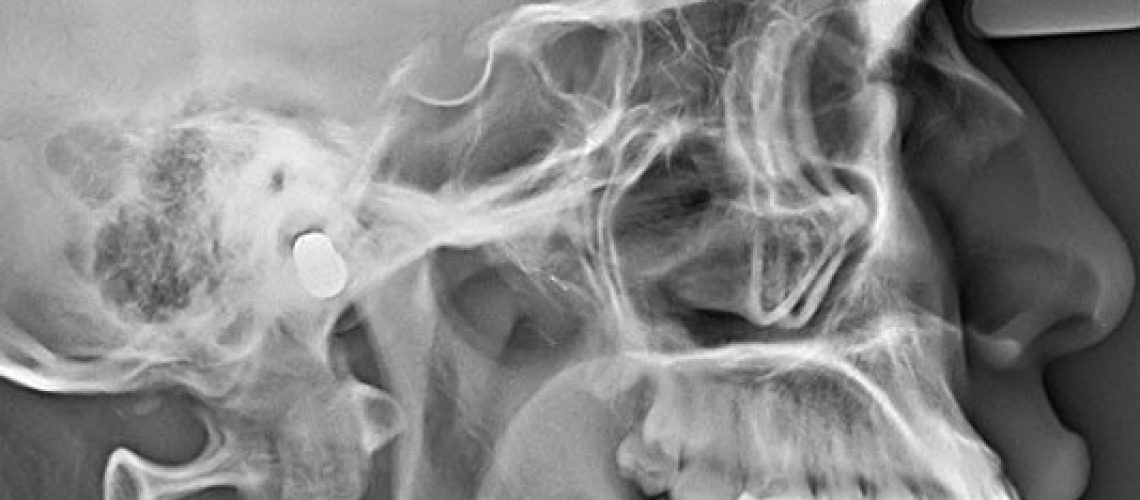
#> input picture Lab8/Rozwiązania/obraz.jpg, 1140 x 500 px
$ jupyter execute Lab8.ipynb
#> lines starting #> are read from the running program, lines starting #| are printed output that depends on the picture; long printed decimals are rounded
[cell 1]
from PIL import Image
import numpy as np
from PIL import ImageChops, ImageOps, ImageShow, ImageFilter
from PIL import ImageStat as stat
import matplotlib.pyplot as plt

[cell 2]
font = {
        'family': 'serif',
        'color':  'darkred',
        'weight': 'bold',
        'size': 28,
        }

[cell 3]
#Zadanie 1

img = Image.open('obraz.jpg')
#> img is the input picture: PIL image 1140x500 RGB; min 0, max 255, mean 132.4
print(f'Tryb obrazu po wczytaniu: {img.mode}')
#| Tryb obrazu po wczytaniu: RGB
img = img.convert('L')
#> img: PIL image 1140x500 L
print(f'Tryb obrazu po konwersji: {img.mode}\n')
#| Tryb obrazu po konwersji: L
img.save('obraz_l.jpg')
img_copy = img.copy()

[cell 4]
#Zadanie 2

def statystyki(im):
    s = stat.Stat(im)
    print("extrema ", s.extrema)  # max i min
#| extrema  [(0, 255)]
    print("count ", s.count)  # zlicza
#| count  [570000]
    print("mean ", s.mean)  # srednia
#| mean  [132.413]
    print("median ", s.median)  # mediana
#| median  [139]
    print("stddev ", s.stddev)  # odchylenie standardowe
#| stddev  [50.998]

statystyki(img_copy)

img_hist = img_copy.histogram()
#> img_hist = 256 values, max 4804 at index 155, min 17 at index 254, mean 2226.6
plt.title('Histogram')
plt.plot(img_hist)
plt.show()
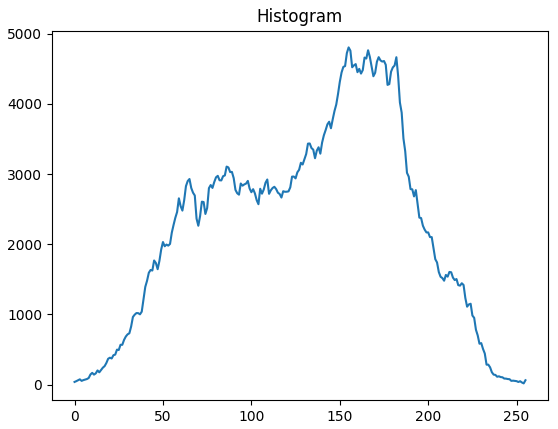
#> figure drawn by matplotlib, 1 panel; curve peaks at x = 155, y = 4804

[cell 5]
#Zadanie 3

def histogram_norm(obraz):
    w, h = obraz.size
#> w = 1140; h = 500
    size = w * h
#> size = 570000
    hist = obraz.histogram()
#> hist has the same summary as img_hist outside histogram_norm
    hist_norm = hist.copy()
#> hist_norm has the same summary as img_hist outside histogram_norm
    for i in range(len(hist)):
        hist_norm[i] = hist[i] / size
#> after the loop, hist_norm = 256 values, max 0.00843 at index 155, min 2.98e-05 at index 254, mean 0.00391
    return hist_norm

# print(histogram_norm(img_copy))
plt.title('Histogram po normalizacji')
plt.plot(histogram_norm(img_copy))
plt.show()
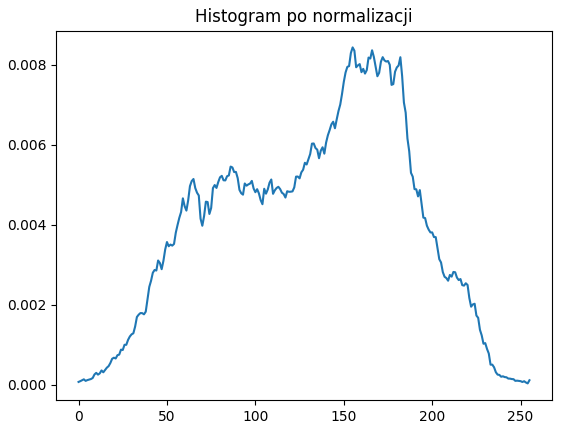
#> figure drawn by matplotlib, 1 panel; curve peaks at x = 155, y = 0.00843

[cell 6]
def histogram_kumul(obraz):
    hist = histogram_norm(obraz)
#> hist has the same summary as hist_norm in histogram_norm
    hist_cum = [None for i in range(len(hist))]
#> hist_cum = 256 items
    hist_cum[0]=hist[0]
    for i in range(1, len(hist)):
        hist_cum[i] = hist_cum[i-1] + hist[i]
#> after the loop, hist_cum = 256 values from 6.67e-05 to 1
    return hist_cum

plt.title('Histogram po kumulacji')
plt.plot(histogram_kumul(img_copy))
plt.show()
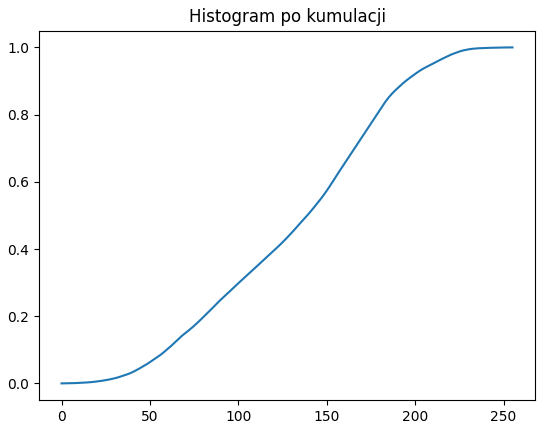
#> figure drawn by matplotlib, 1 panel; curve peaks at x = 255, y = 1

[cell 7]
#Zadanie 5

def histogram_equalization(obraz):
    hist_kumul = histogram_kumul(obraz)
#> hist_kumul = 256 values from 6.67e-05 to 1
    img_eq = obraz.point(lambda i: int(255*hist_kumul[i]))
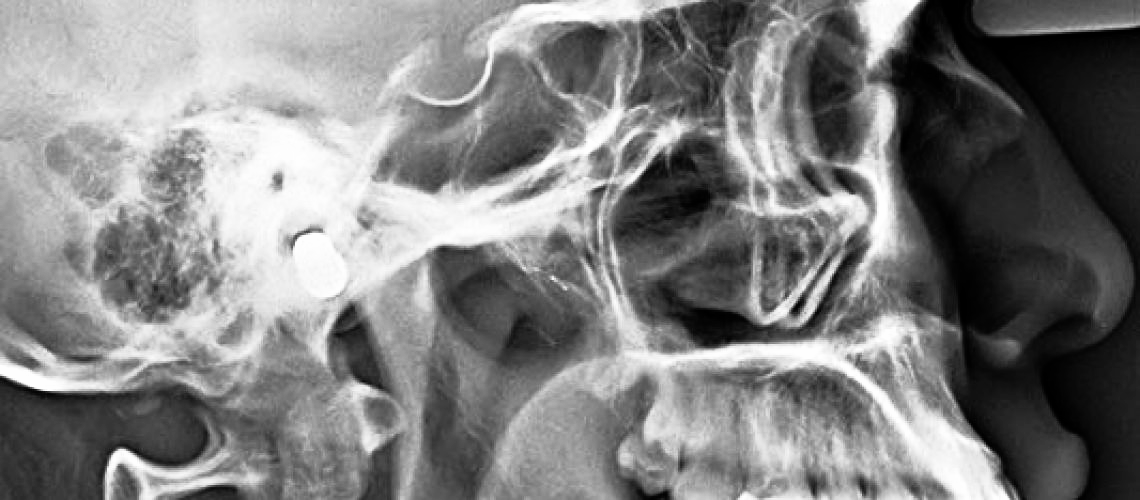
#> img_eq: PIL image 1140x500 L; min 0, max 254, mean 127.7
    return img_eq

img_eq = histogram_equalization(img_copy)
img_eq.save('equalized.png')
img_eq.show()

[cell 8]
#Zadanie 6

img_eq1 = ImageOps.equalize(img_copy, mask=None)
img_eq1.save('equalized1.jpg')
img_eq1.show()

[cell 9]
#Zadane 6.1

img_eq_diff = ImageChops.difference(img_eq, img_eq1)
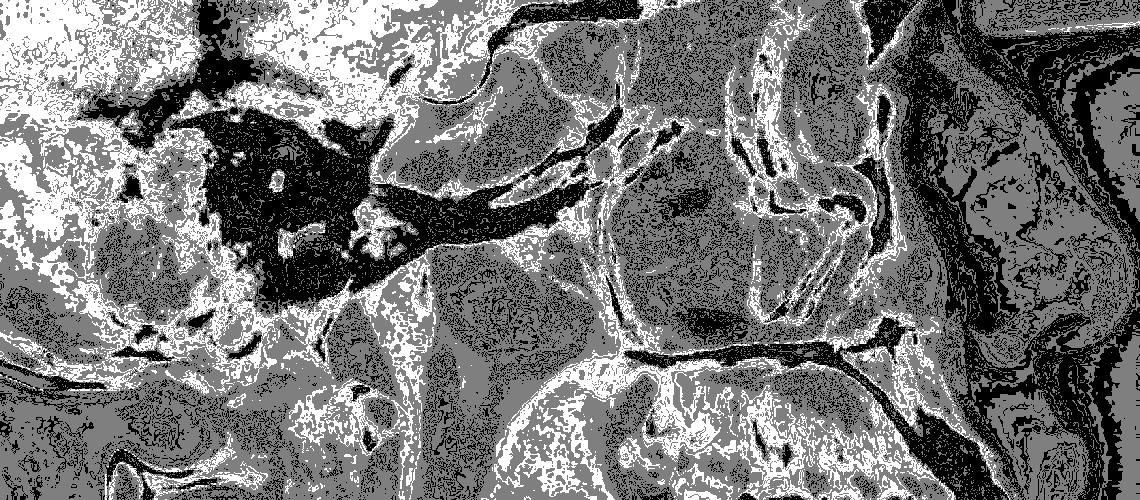
#> img_eq_diff: PIL image 1140x500 L; min 0, max 2, mean 0.916; drawn with min black and max white
img_eq_diff.show()
print('Statystyki img_eq_diff:')
statystyki(img_eq_diff)
#| extrema  [(0, 2)]
#| count  [570000]
#| mean  [0.916]
#| median  [1]
#| stddev  [0.653]

[cell 10]
#Zadanie 6.2

plt.figure(figsize=(35, 20))
plt.subplot(1, 2, 1)  # ile obrazów w pionie, ile w poziomie, numer obrazu
plt.bar(np.arange(0,256,1) ,histogram_equalization(img_copy).histogram())
plt.title('Histogram histogram_equalization()', fontdict=font)
plt.subplot(1, 2, 2)  # ile obrazów w pionie, ile w poziomie, numer obrazu
plt.bar(np.arange(0,256,1), ImageOps.equalize(img_copy).histogram())
plt.title('Histogram ImageChops.equalize()', fontdict=font)
plt.savefig('histogramy.png')
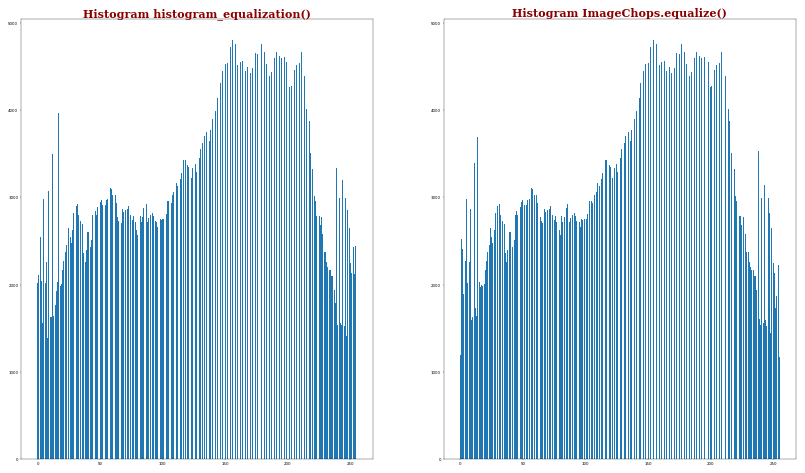
#> figure drawn by matplotlib, 2 panels; panel 1: tallest bar 4804 high, from x = 155.6 to 156.4; panel 2: tallest bar 4804 high, from x = 153.6 to 154.4
plt.show()

[cell 11]
#Zadanie 6.3
print('Statystyki img_eq: ')
statystyki(img_eq)
#| extrema  [(0, 254)]
#| count  [570000]
#| mean  [127.698]
#| median  [127]
#| stddev  [73.669]
print('')
print('Statystyki img_eq1: ')
statystyki(img_eq1)
#| extrema  [(0, 255)]
#| count  [570000]
#| mean  [126.801]
#| median  [126]
#| stddev  [73.514]

[cell 12]
#Zadanie 7

img_DETAIL = img_copy.filter(ImageFilter.DETAIL)
img_SHARPEN = img_copy.filter(ImageFilter.SHARPEN)
img_CONTOUR = img_copy.filter(ImageFilter.CONTOUR)
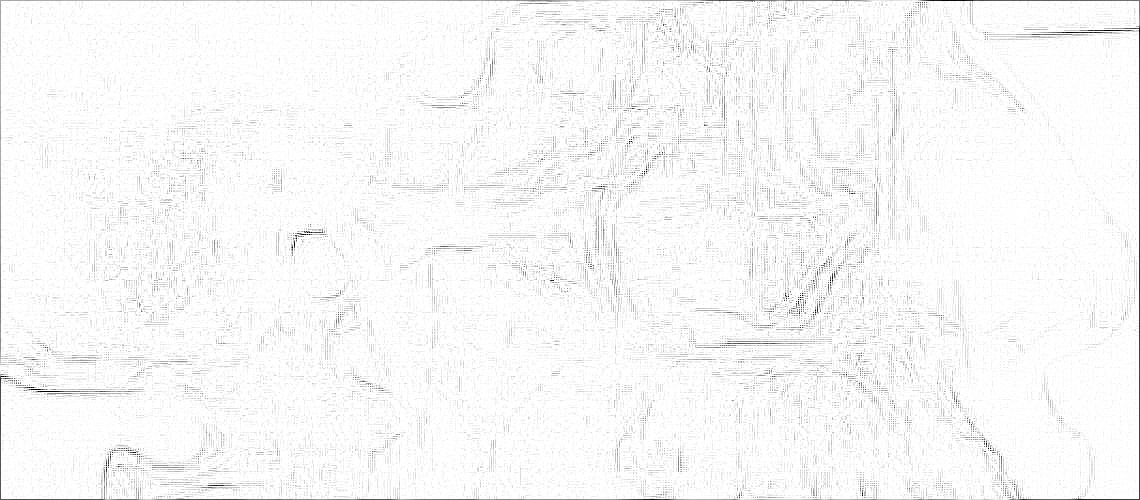
#> img_CONTOUR: PIL image 1140x500 L; min 0, max 255, mean 247.6

plt.figure(figsize=(35, 20))
plt.subplot(2, 2, 1)  # ile obrazów w pionie, ile w poziomie, numer obrazu
plt.imshow(img_eq, 'gray')
plt.axis('off')
plt.title('equalized1.png', fontdict=font)
plt.subplot(2, 2, 2)  # ile obrazów w pionie, ile w poziomie, numer obrazu
plt.imshow(img_DETAIL, 'gray')
plt.axis('off')
plt.title('DETAIL Filter', fontdict=font)
plt.subplot(2, 2, 3)  # ile obrazów w pionie, ile w poziomie, numer obrazu
plt.imshow(img_SHARPEN, 'gray')
plt.axis('off')
plt.title('SHARPEN Filter', fontdict=font)
plt.subplot(2, 2, 4)  # ile obrazów w pionie, ile w poziomie, numer obrazu
plt.imshow(img_CONTOUR, 'gray')
plt.axis('off')
plt.title('CONTOUR Filter', fontdict=font)
plt.savefig('filtry.png')
plt.show()
